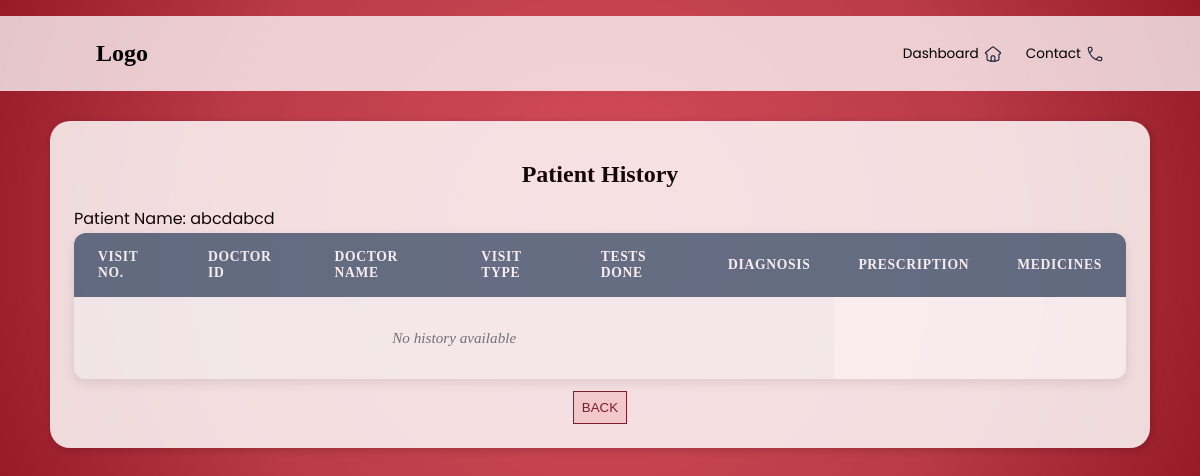
Before: /view_patient_history/1 with the older database file.
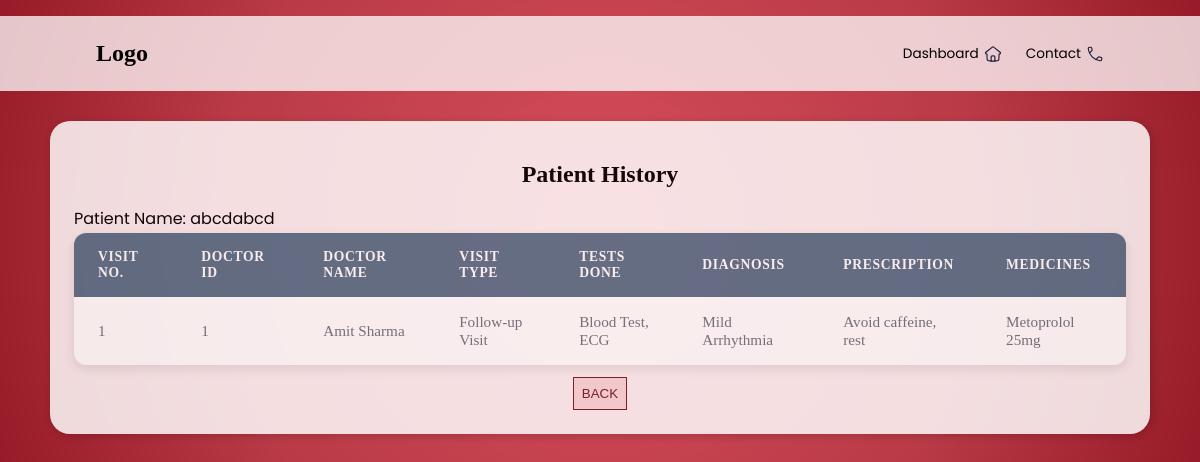
After: the same page with the newer database file.
### models.py (models this page shows)
class Patient(db.Model):
    PatientID = db.Column(db.Integer, primary_key=True)
    FirstName = db.Column(db.String,nullable=False)
    LastName = db.Column(db.String,nullable=False)
    Username= db.Column(db.String, nullable=False)
    Password = db.Column(db.String, nullable=False)
    appointments = db.relationship('Appointment', back_populates='patient', cascade="all, delete")
    histories = db.relationship('PatientHistory', back_populates='patient', cascade="all, delete")

class PatientHistory(db.Model):
    AppointmentID = db.Column(db.Integer, primary_key=True, autoincrement=True)
    PatientID = db.Column(db.Integer, db.ForeignKey('patient.PatientID'), nullable=False)
    DoctorID = db.Column(db.Integer)
    VisitType=db.Column(db.String,nullable=False)
    TestDone=db.Column(db.String)
    Diagnosis=db.Column(db.String,nullable=False)
    Prescription= db.Column(db.String,nullable=False)
    Medicines = db.Column(db.String,nullable=False)
    patient = db.relationship('Patient', back_populates='histories')

class Doctor(db.Model):
    DoctorID = db.Column(db.Integer, primary_key=True)
    FirstName = db.Column(db.String,nullable=False)
    LastName = db.Column(db.String,nullable=False)
    Username= db.Column(db.String, nullable=False)
    Password = db.Column(db.String, nullable=False)
    available=db.Column(db.String)
    Department = db.Column(db.String, db.ForeignKey('department.Department_name'), nullable=False)
    Position = db.Column(db.String)
    Experience = db.Column(db.Integer)
    Remarks = db.Column(db.String)
    photo = db.Column(db.String)
    appointments = db.relationship('Appointment', back_populates='doctor', cascade="all, delete")
    department_rel = db.relationship('Department', back_populates='doctors')

### routes/patient.py (the view)
@app.route("/view_patient_history/<int:patient_id>")
def view_patient_history(patient_id):
    patient = Patient.query.get_or_404(patient_id)
    history_entries = PatientHistory.query.filter_by(PatientID=patient_id).all()
    doctor_map = {
        entry.DoctorID: Doctor.query.get(entry.DoctorID)
        for entry in history_entries
    }
    return render_template(
        "view_patient_history.html",
        patient=patient,
        history=history_entries,
        doctor_map=doctor_map
    )

### templates/view_patient_history.html (shortened to what this page needs)
<!DOCTYPE html>
<html lang="en">
<head>
    <link rel="stylesheet" href="..\static\style.css">
</head>
<body>
    <header>
        <nav>
        <div class="logo">
            <h2>Logo</h2>
        </div>
        <div class="nav-icons">
            <ul>
            <li>Dashboard </li>
            <li>Contact </li>
            </ul>
        </div>
        </nav>
    </header>
    <main>
        <div id="pageC">
            <div class="container">
                <div class="overview">
                    <h2>Patient History</h2>
                </div>
                <div class="content">
                    <p>Patient Name: {{ patient.FirstName }}</p>
                </div>
                <div class="appointments">
                    <table class="appointments-table">
                        <thead>
                            <tr>
                                <th>Visit No.</th>
                                <th>Doctor ID </th>
                                <th>Doctor Name </th>
                                <th>Visit Type</th>
                                <th>Tests Done</th>
                                <th>Diagnosis</th>
                                <th>Prescription</th>
                                <th>Medicines</th>
                            </tr>
                        </thead>
                        <tbody>
                        {% for entry in history %}
                        <tr>
                            <td>{{ loop.index }}</td>
                            <td>{{ entry.DoctorID }}</td>
                            <td>{{ doctor_map[entry.DoctorID].FirstName }} {{ doctor_map[entry.DoctorID].LastName }}</td>
                            <td>{{ entry.VisitType }}</td>
                            <td>{{ entry.TestDone }}</td>
                            <td>{{ entry.Diagnosis }}</td>
                            <td>{{ entry.Prescription }}</td>
                            <td>{{ entry.Medicines }}</td>
                        </tr>
                        {% else %}
                            <tr>
                                <td colspan="6">No history available</td>
                            </tr>
                        {% endfor %}
                        </tbody>
                    </table>
                </div>
                <div class="just-for-back">
                    <a href="{{ url_for('patient_dashboard', patientID=patient.PatientID) }}"><button class="back">BACK</button></a>
                </div>
            </div>
        </div>
    </main>
</body>
</html>

### static/style.css (style rules this page uses)
* { margin: 0; padding: 0; }
body { background: radial-gradient( circle at center, #d03040db 0%, #b01e2ddf 60%, #961a27 100%); }
:root { --primary-color: #007bff; --secondary-color: #6c757d; --header-bg: #5a7188; --header-text: #ffffff; --row-bg-odd: #ffffff; --row-bg-even: #f8f9fa; --border-color: #dee2e6; }
nav { display: flex; align-items: center; justify-content: space-between; margin-top: 2vh; gap: 3vw; background-color: rgba(255, 255, 255, 0.75); padding: 3vh; padding-left: 8vw; padding-right: 8vw; }
.nav-icons ul { display: flex; list-style: none; gap: 2vw; }
.nav-icons li { display: flex; align-items: center; font-family: 'Poppins', sans-serif; font-size: 0.85em; cursor: pointer; gap: 5px; }
main { display: flex; justify-content: center; align-items: center; }
.container { background-color: rgba(255, 255, 255, 0.92); margin: 30px 50px; border-radius: 20px; opacity: 0.9; transition: box-shadow 0.3s ease; box-shadow: 2px 2px 10px rgba(0, 0, 0, 0.2); padding: 2vw; }
#pageC { transition: filter 0.3s ease; }
.appointments { max-width: 1200px; margin: 0 auto; background-color: var(--row-bg-odd); border-radius: 12px; box-shadow: 0 4px 12px rgba(0, 0, 0, 0.1); overflow: hidden; }
.appointments-table { width: 100%; border-collapse: separate; border-spacing: 0; }
.appointments-table thead th { padding: 1rem 1.5rem; background-color: var(--header-bg); color: var(--header-text); font-weight: 600; text-align: left; text-transform: uppercase; font-size: 0.85rem; letter-spacing: 0.05em; }
.appointments-table tbody td { padding: 1rem 1.5rem; border-bottom: 1px solid var(--border-color); vertical-align: middle; font-size: 0.95rem; color: var(--secondary-color); }
.appointments-table tbody tr:last-child td { border-bottom: none; }
.overview { display: flex; flex-direction: column; justify-content: center; align-items: center; padding: 1vh; margin: 1vh; }
.back { background-color: #f8d7da; color: #721c24; border: 1px solid #721c24; padding: 1vh; }
.just-for-back { display: flex; justify-content: center; margin-top: 1.5vh; }
.content p { font-family: 'Poppins', sans-serif; font-size: 600; padding-top: 2px; padding-bottom: 2px; }

Changed rows visible on the page:
added PatientHistory: DoctorID "1", DoctorID.FirstName "Amit", DoctorID.LastName "Sharma", VisitType "Follow-up Visit", TestDone "Blood Test, ECG", Diagnosis "Mild Arrhythmia", Prescription "Avoid caffeine, rest", Medicines "Metoprolol 25mg"
Other visible differences:
text no longer shown: "No history available"
